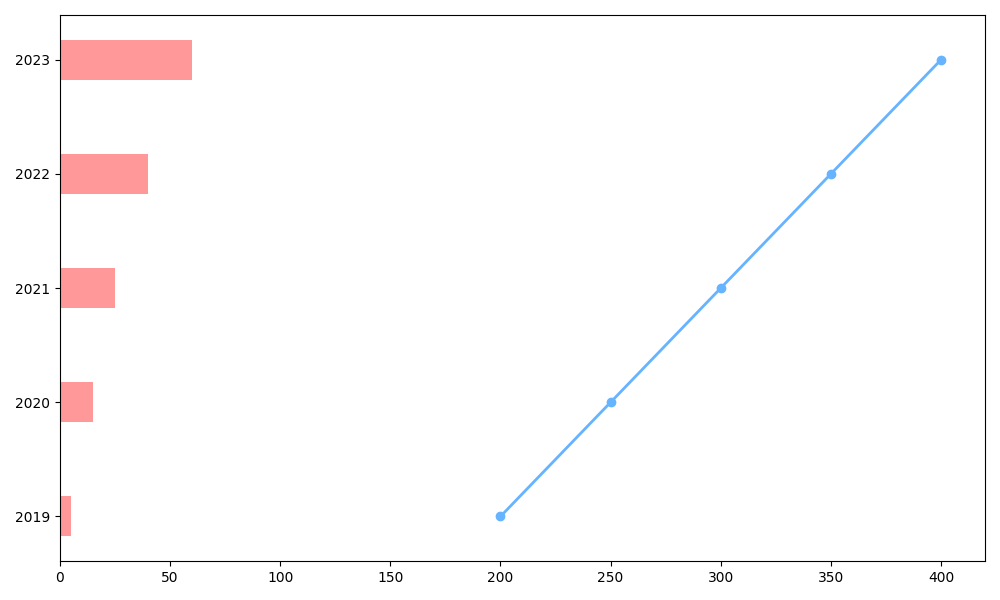

The Python source for this figure:
import matplotlib.pyplot as plt
import numpy as np

years = np.array([2019, 2020, 2021, 2022, 2023])
gardens_created = np.array([5, 15, 25, 40, 60])
average_area = np.array([200, 250, 300, 350, 400])

fig, ax1 = plt.subplots(figsize=(10, 6))

bar_width = 0.35
ax1.barh(years, gardens_created, bar_width, color='#ff9999', label='Gardens Created')
ax1.plot(average_area, years, color='#66b3ff', marker='o', linestyle='-', lw=2, markerfacecolor='#66b3ff', label='Average Area')

ax1.set_yticks(years)
ax1.set_yticklabels(years)

plt.tight_layout()
plt.show()
